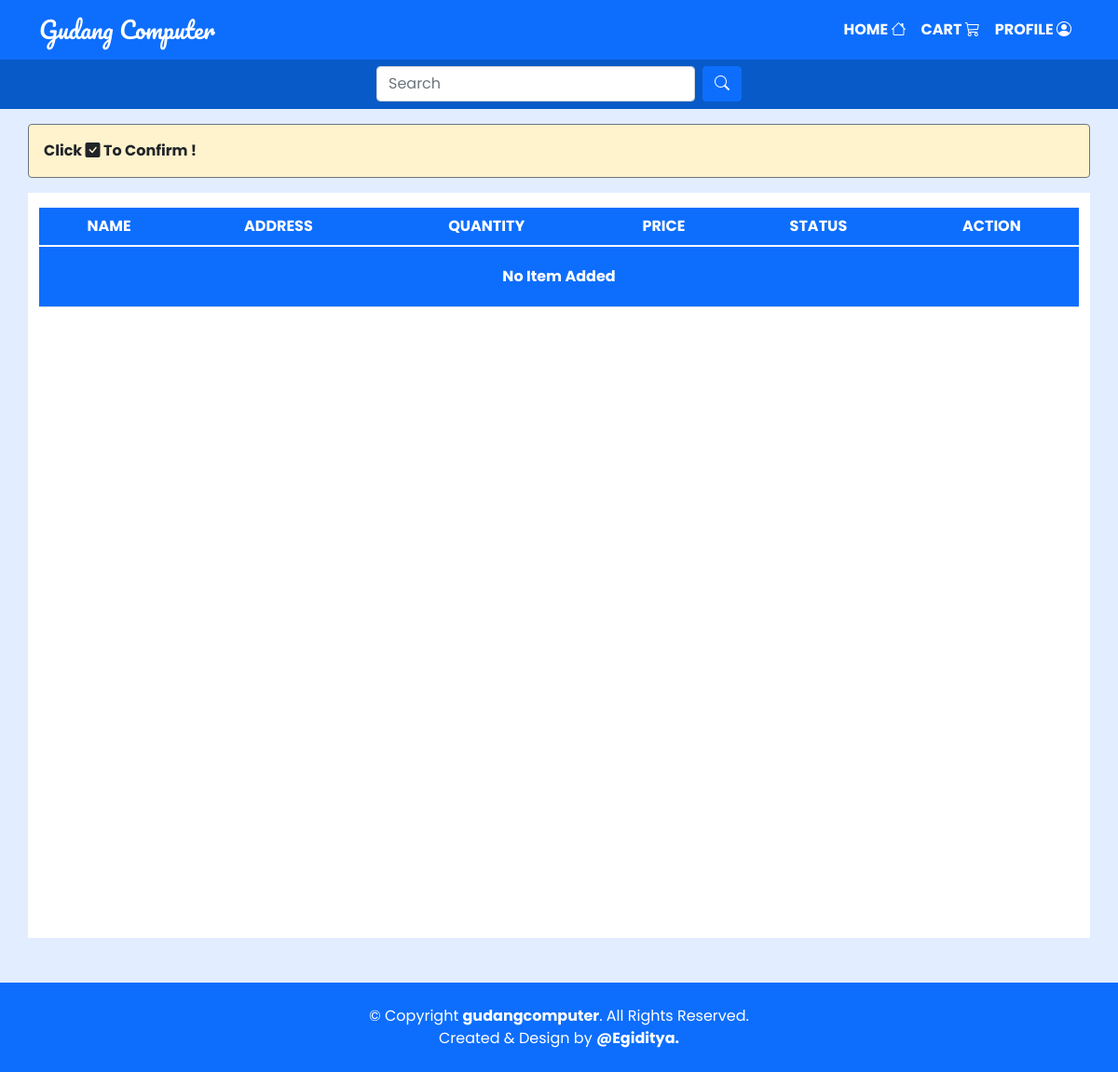
The page /customer/order.php (signed in) on the database as committed earlier.
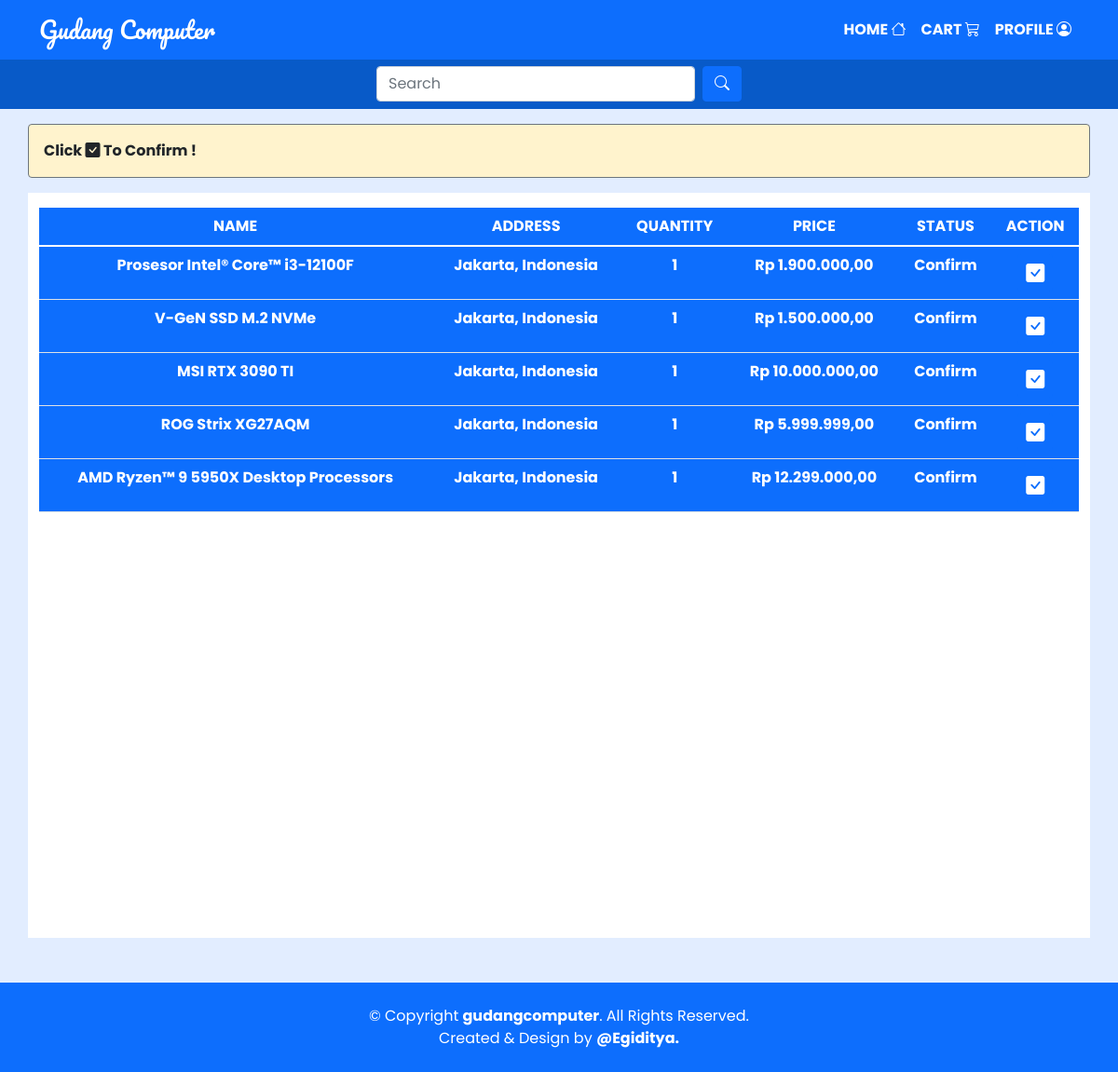
The same page on the database as committed later.
### tables this page shows
CREATE TABLE `detailorder` (
  `id` int(11) NOT NULL,
  `id_product` int(11) NOT NULL,
  `user_id` int(11) NOT NULL,
  `name` varchar(256) NOT NULL,
  `alamat` varchar(256) NOT NULL,
  `quantity` int(100) NOT NULL,
  `price` varchar(256) NOT NULL,
  `status` varchar(100) NOT NULL DEFAULT 'Waiting'
);

### functions.php (called while the page is built, shortened)
<?php
function rupiah($angka)
{
    $hasil = "Rp " . number_format($angka, '2', ',', '.');
    return $hasil;
}

### customer/order.php (the view, shortened to what the changed rows need)
<?php
if (!isset($_SESSION["login"])) {
    header("Location: login.php");
} else {
    $user_id = $_SESSION['id'];
}
require '../functions.php';
?>
<!doctype html>
<html lang="en">
<head>
    <link href="https://cdn.jsdelivr.net/npm/bootstrap@5.1.3/dist/css/bootstrap.min.css" rel="stylesheet"
>
    <link rel="stylesheet" href="https://cdn.jsdelivr.net/npm/bootstrap-icons@1.8.3/font/bootstrap-icons.css">
    <link rel="stylesheet" href="../css/market.css">
</head>
<body>
    <section class="container mb-5" style="background-color: white; height: 100vh;">
        <form action="" method="post">
            <div class="table-responsive">
                <table class="table bg-primary container text-center text-white mb-1 mt-3 fw-bold">
                    <thead class="text-uppercase">
                        <th>Name</th>
                        <th>Address</th>
                        <th>Quantity</th>
                        <th>Price</th>
                        <th>Status</th>
                        <th>Action</th>
                    </thead>
                    <tbody>
                        <?php
                        $order_query = mysqli_query($db, "SELECT * FROM `detailorder` WHERE user_id = '$user_id'") or die('query failed');
                        if (mysqli_num_rows($order_query) > 0) {
                            while ($fetch_order = mysqli_fetch_assoc($order_query)) {
                        ?>
                        <td>
                            <?php echo $fetch_order['name']; ?>
                        </td>
                        <td>
                            <?php echo $fetch_order['alamat']; ?>
                        </td>
                        <td><?php echo $fetch_order['quantity']; ?></td>
                        <td>
                            <p><?php echo rupiah($fetch_order['price']); ?></p>
                        </td>
                        <td>
                            <?php echo $fetch_order['status']; ?>
                        </td>
                        <td><button name="confirm" class="btn btn-primary btn-sm fw-bold fs-5"><i
                                    class="bi bi-check-square-fill"></button></td>
                        <?php
                            }
                        } else {
                            echo '<tr><td style="padding:20px; text-transform:capitalize;" colspan="6">no item added</td></tr>';
                        }
                        ?>
                    </tbody>
                </table>
            </div>
        </form>
    </section>
</body>
</html>

Rows that differ between the two databases and show on the page:
added detailorder: name "Prosesor Intel® Core™ i3-12100F", alamat "Jakarta, Indonesia", quantity "1", price "Rp 1.900.000,00", status "Confirm"
added detailorder: name "V-GeN SSD M.2 NVMe", alamat "Jakarta, Indonesia", quantity "1", price "Rp 1.500.000,00", status "Confirm"
added detailorder: name "MSI RTX 3090 TI", alamat "Jakarta, Indonesia", quantity "1", price "Rp 10.000.000,00", status "Confirm"
added detailorder: name "ROG Strix XG27AQM", alamat "Jakarta, Indonesia", quantity "1", price "Rp 5.999.999,00", status "Confirm"
added detailorder: name "AMD Ryzen™ 9 5950X Desktop Processors", alamat "Jakarta, Indonesia", quantity "1", price "Rp 12.299.000,00", status "Confirm"
Other text that changed with them:
text no longer shown: "No Item Added"
